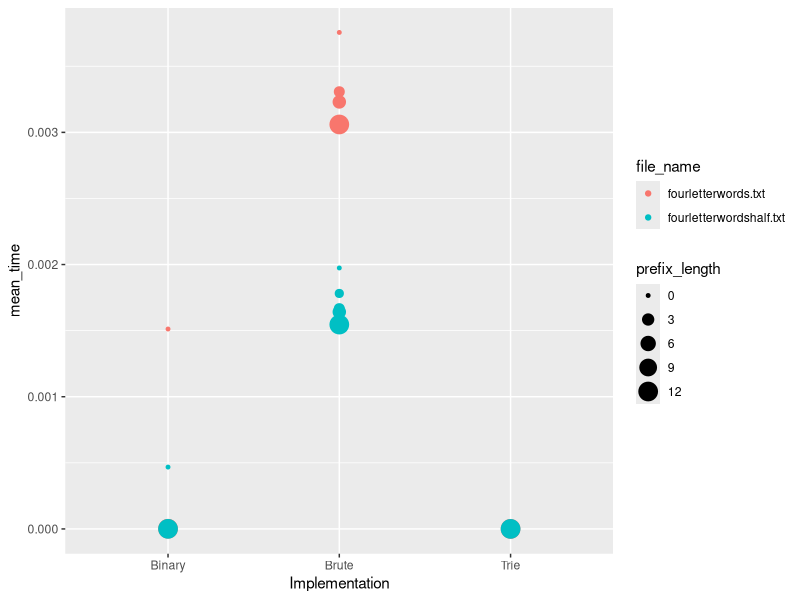
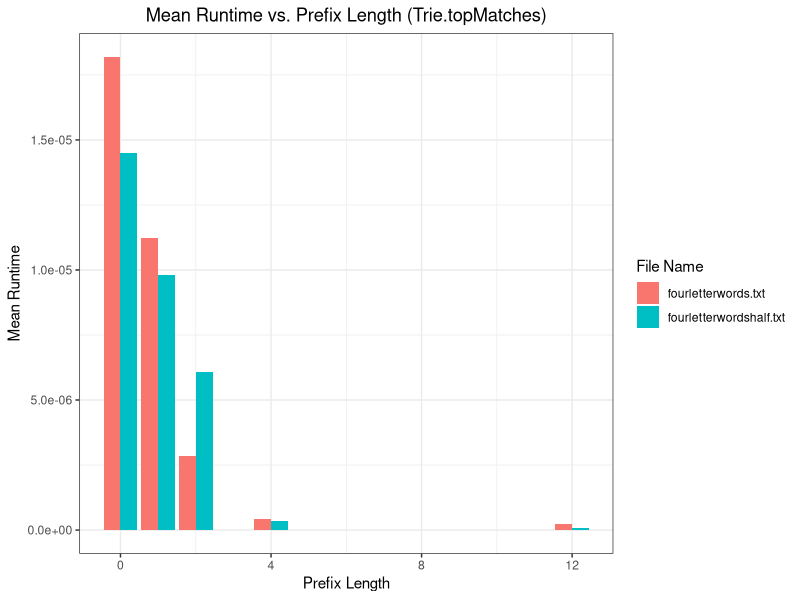
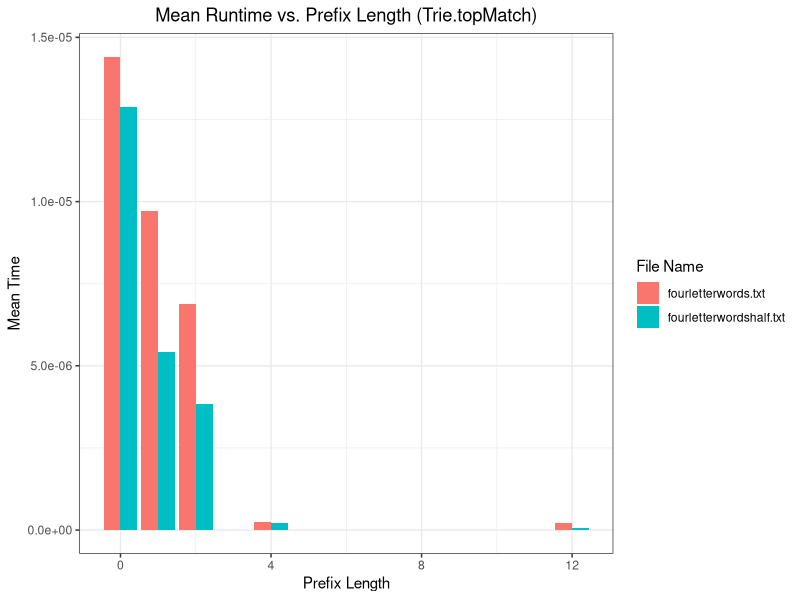
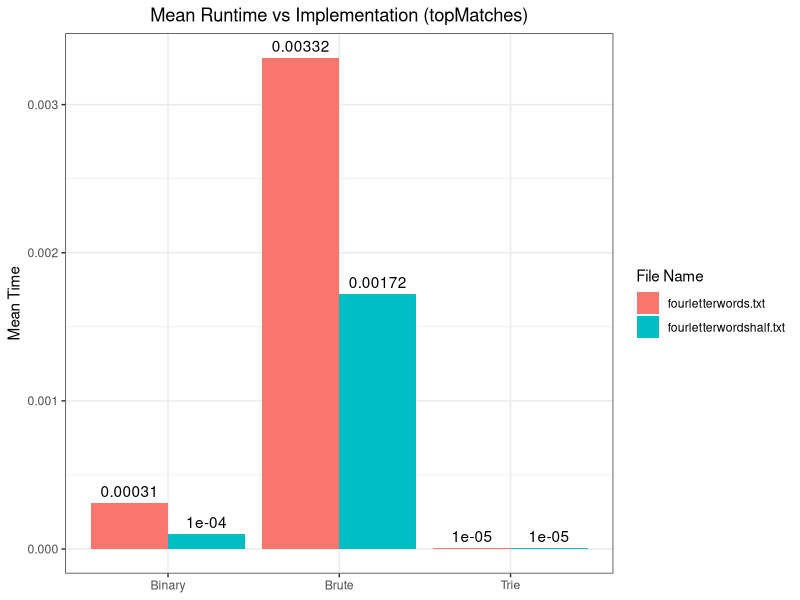
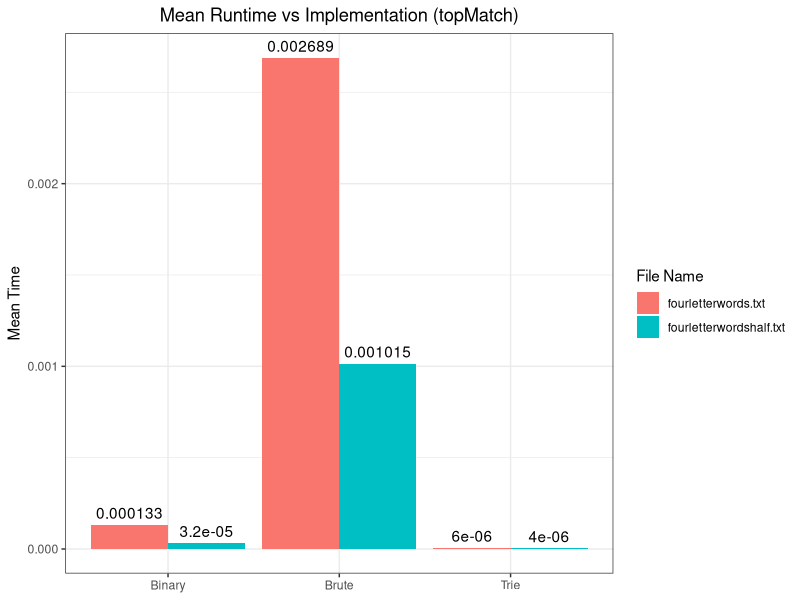

Source code (R) for these figures, in order:
library(ggplot2)
library(dplyr)
library(readr)
library(tidyr)
library(stringr)

path <- "/Users/jaredthacker/COMP_3270/class_project/autocomplete-start/src"
setwd(path)

df.four <- distinct(read.csv2('bench_fourletters.txt', sep='\t'))

df.four.half <- distinct(read.csv2('bench_fourlettershalf.txt', sep='\t'))

df.four.half <- gather(df.four.half, "Implementation", "Time", Brute, Binary, Trie)
df.four.half$Time <-  as.numeric(df.four.half$Time)
df.four.half$file_name <- 'fourletterwordshalf.txt'
half.prefix.split <- str_split_fixed(unlist(df.four.half$Prefix), pattern='_', n=2)
df.four.half$word <- half.prefix.split[,1]
df.four.half$k_matches <- half.prefix.split[,2]
df.four.half.topMatches <- df.four.half %>% filter(k_matches != "")
df.four.half.topMatch <- df.four.half %>% filter(k_matches == "")
df.four.half.topMatch <- df.four.half.topMatch %>% select(-k_matches)
df.four.half.topMatch <- df.four.half.topMatch %>% mutate(prefix_length = str_length(word))
df.four.half.topMatches <- df.four.half.topMatches %>% mutate(prefix_length = str_length(word))
df.four.half.topMatches <- tibble(df.four.half.topMatches)
df.four.half.topMatches.summ <- df.four.half.topMatches %>%
  group_by(prefix_length, Implementation, file_name) %>%
  summarise(mean_time=mean(Time))

df.four.half.topMatch.summ <- df.four.half.topMatch %>%
  group_by(prefix_length, Implementation, file_name) %>%
  summarise(mean_time=mean(Time))

df.four <- gather(df.four, "Implementation", "Time", Brute, Binary, Trie)
df.four$Time <- as.numeric(df.four$Time)
df.four$file_name <- 'fourletterwords.txt'
full.prefix.split <- str_split_fixed(unlist(df.four$Prefix), pattern='_', n=2)
df.four$word <- full.prefix.split[,1]
df.four$k_matches <- full.prefix.split[,2]
df.four.topMatches <- df.four %>% filter(k_matches != "")
df.four.topMatch <- df.four %>% filter(k_matches == "")
df.four.topMatch <- df.four.topMatch %>% mutate(prefix_length = str_length(word))
df.four.topMatches <- df.four.topMatches %>% mutate(prefix_length = str_length(word))
df.four.topMatches.summ <- df.four.topMatches %>%
  group_by(prefix_length, Implementation, file_name) %>%
  summarise(mean_time=mean(Time))
  
df.four.topMatch.summ <- df.four.topMatch %>%
  group_by(prefix_length, Implementation, file_name) %>%
  summarise(mean_time=mean(Time))

df.four.combined <- bind_rows(df.four.topMatches.summ, df.four.half.topMatches.summ)

ggplot(df.four.combined, aes(x=Implementation, y=mean_time, color=file_name, size=prefix_length)) +
  geom_point()

df.four.combined.trie <- df.four.combined %>% filter(Implementation == "Trie")
ggplot(df.four.combined.trie, aes(x=prefix_length, y=mean_time, fill=file_name)) +
  geom_bar(stat='identity', position=position_dodge()) +
  labs(x='Prefix Length', y='Mean Runtime', title='Mean Runtime vs. Prefix Length (Trie.topMatches)',
       fill='File Name') +
  theme_bw() +
  theme(plot.title=element_text(hjust=0.5))

df.four.combined.topMatch <- bind_rows(df.four.topMatch.summ, df.four.half.topMatch.summ)
df.four.combined.topMatch.Trie <- df.four.combined.topMatch %>% filter(Implementation == 'Trie')
ggplot(df.four.combined.topMatch.Trie, aes(x=prefix_length, y=mean_time, fill=file_name)) +
  geom_bar(stat='identity', position=position_dodge()) +
  labs(x='Prefix Length', y='Mean Time', title='Mean Runtime vs. Prefix Length (Trie.topMatch)',
       fill='File Name') +
  theme_bw() +
  theme(plot.title=element_text(hjust=0.5))

df.four.half.topMatch
df.four.half.topMatches

df.four.topMatch
df.four.topMatches

df.four.topMatches.combined <- bind_rows(df.four.topMatches, df.four.half.topMatches)
df.four.topMatch.combined <- bind_rows(df.four.topMatch, df.four.half.topMatch)

df.four.topMatches.combined.summ <- df.four.topMatches.combined %>%
  group_by(file_name, Implementation) %>%
  summarise(mean_time=mean(Time))
df.four.topMatch.combined.summ <- df.four.topMatch.combined %>%
  group_by(file_name, Implementation) %>%
  summarise(mean_time=mean(Time))

ggplot(df.four.topMatches.combined.summ, aes(x=Implementation, y=mean_time,
                                             fill=file_name)) +
  labs(x=NULL, y='Mean Time', title='Mean Runtime vs Implementation (topMatches)',
       fill='File Name') +
  geom_bar(stat='identity', position=position_dodge()) +
  geom_text(aes(label=round(mean_time, 5)),
            vjust=-0.5, position=position_dodge(0.9)) +
  theme_bw() +
  theme(plot.title=element_text(hjust=0.5))

ggplot(df.four.topMatch.combined.summ, aes(x=Implementation, y=mean_time,
                                             fill=file_name)) +
  labs(x=NULL, y='Mean Time', title='Mean Runtime vs Implementation (topMatch)',
       fill='File Name') +
  geom_bar(stat='identity', position=position_dodge()) +
  geom_text(aes(label=round(mean_time, 6)),
            vjust=-0.5, position=position_dodge(0.9)) +
  theme_bw() +
  theme(plot.title=element_text(hjust=0.5))



